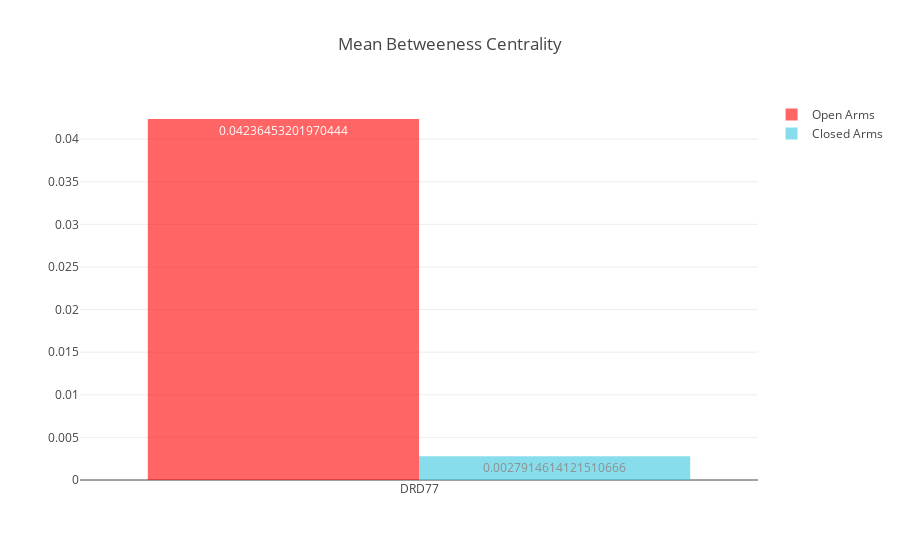

The cell this chart's notebook holds for it:
### Code cell
open_arms_graphs = get_behavior_graphs(feature_extractors, "OpenArms_centerpoint")

open_measures = list()
for open_arms_graph in open_arms_graphs:
    open_measures.append(open_arms_graph.mean_betw_centrality)    
    
closed_arms_graphs = get_behavior_graphs(feature_extractors, "ClosedArms_centerpoint")

closed_measures = list()
for closed_arms_graph in closed_arms_graphs:
    closed_measures.append(closed_arms_graph.mean_betw_centrality)
    
plot_network_measures(open_measures, closed_measures, *x_axis, title="Mean Betweeness Centrality")

### Figure 1 — Plotly figure (JSON) as saved in the notebook; plotly's stock layout.template omitted (floating-point values rounded to 4 significant figures)
{"data": [{"marker": {"color": "rgb(255, 0, 0)"}, "name": "Open Arms", "opacity": 0.6, "text": [0.04236], "textposition": "auto", "type": "bar", "uid": "1861c8", "x": ["DRD77"], "y": [0.04236]}, {"marker": {"color": "rgb(58,200,225)"}, "name": "Closed Arms", "opacity": 0.6, "text": [0.002791], "textposition": "auto", "type": "bar", "uid": "5321f8", "x": ["DRD77"], "y": [0.002791]}], "layout": {"autosize": true, "title": "Mean Betweeness Centrality", "xaxis": {"autorange": true, "range": [-0.5, 0.5], "type": "category"}, "yaxis": {"autorange": true, "range": [0, 0.04459], "type": "linear"}}}
